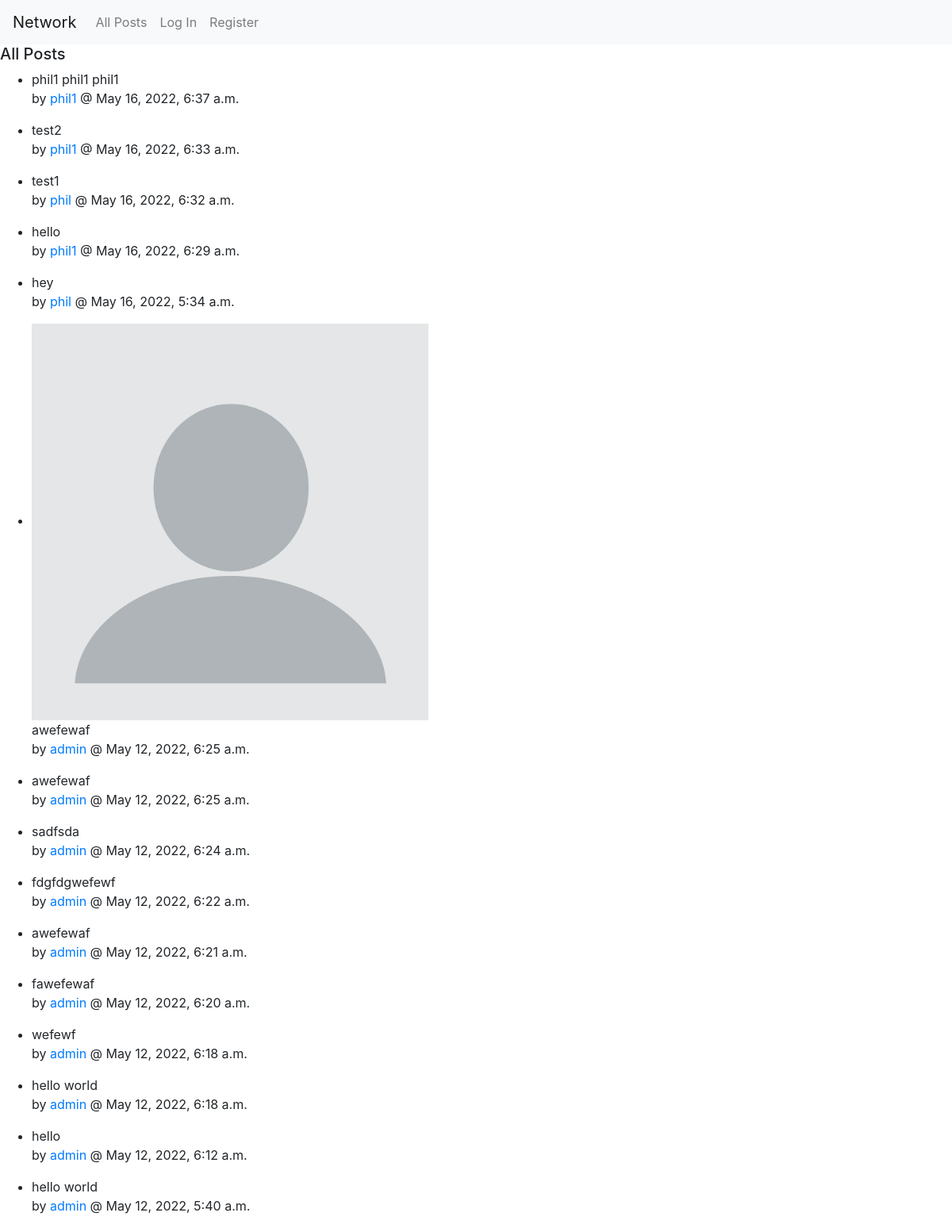
Before: / with the older database file.
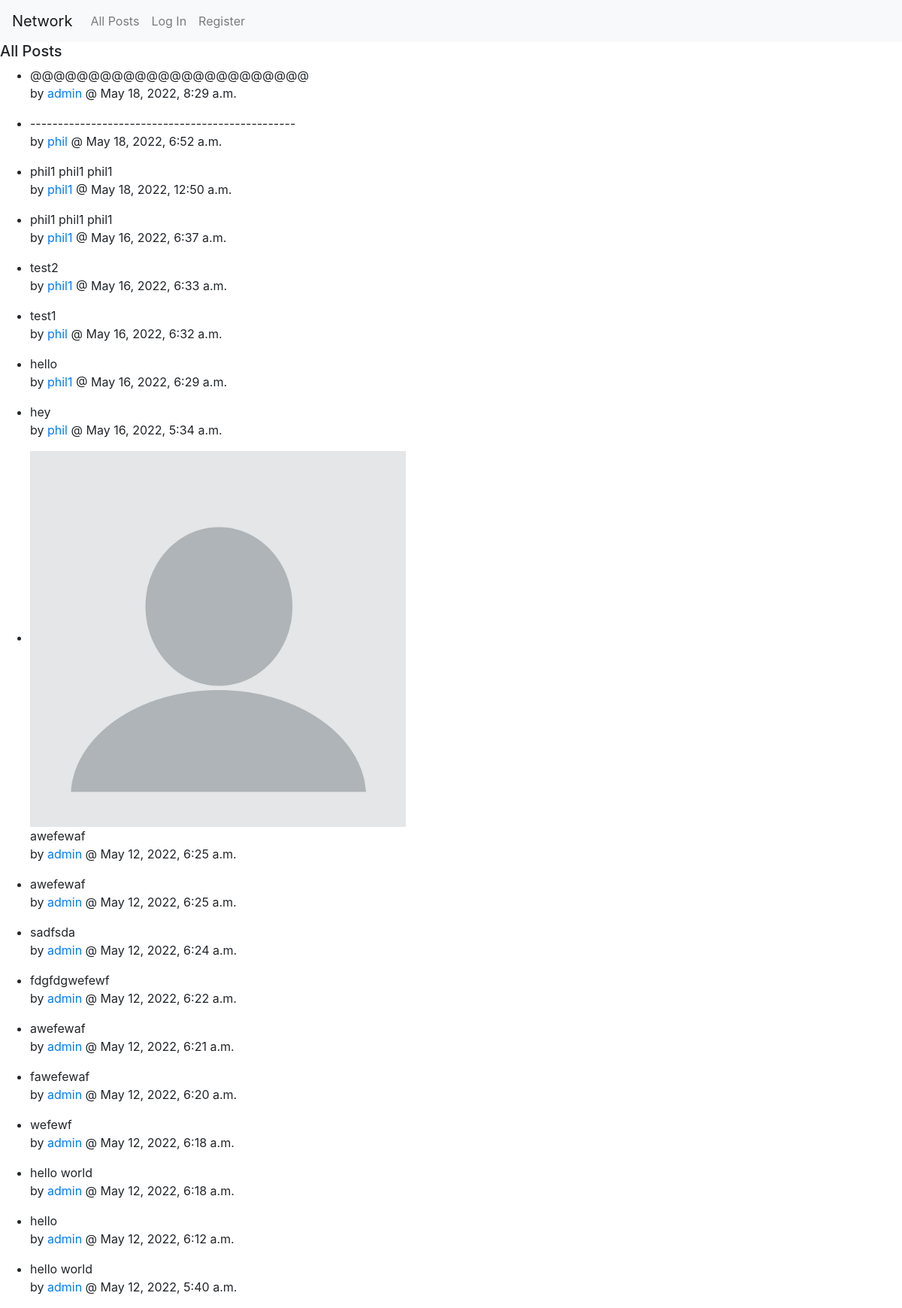
After: the same page with the newer database file.
### network/models.py (models this page shows, shortened)
class Post(models.Model):
    entry = models.TextField(max_length=512)
    created_date = models.DateTimeField(default=timezone.now)
    creator = models.ForeignKey(User, on_delete=models.PROTECT, related_name="all_creators")
    image = models.ImageField(null=True, blank=True, upload_to="image/")

class User(AbstractUser):
    def __str__(self):
        return f"{self.username}"

### network/views.py (the view)
# urls.py: path("", views.index, name="index"),
def index(request):
    return render(request, "network/index.html", {
        "all_posts" : Post.objects.all().order_by('-created_date'),
    })

### network/templates/network/index.html (shortened to what this page needs)
{% extends "network/layout.html" %}
{% load static %}
{% block body %}
    <div id="all-post">
        {% if following %}
        <h5>Following Posts</h5>
        {% else %}
        <h5>All Posts</h5>
        {% endif %}
        <ul>
        {% for p in all_posts%}
        <li>
        {% if p.image %}
        <img src="{{ p.image.url }}" width="500">
        {% endif %}
        <P>{{p.entry}} <br> by <a href="{% url 'profile' p.creator.id %}">{{p.creator}}</a> @ {{p.created_date}}</P>
        </li>
        {% endfor %}
        </ul>
    </div>
{% endblock %}

Changed rows visible on the page:
added Post: entry "@@@@@@@@@@@@@@@@@@@@@@@@", creator "admin", created_date "May 18, 2022, 8:29 a.m."
added Post: entry "------------------------------------------------", creator "phil", created_date "May 18, 2022, 6:52 a.m."
added Post: entry "phil1 phil1 phil1", creator "phil1", created_date "May 18, 2022, 12:50 a.m."
